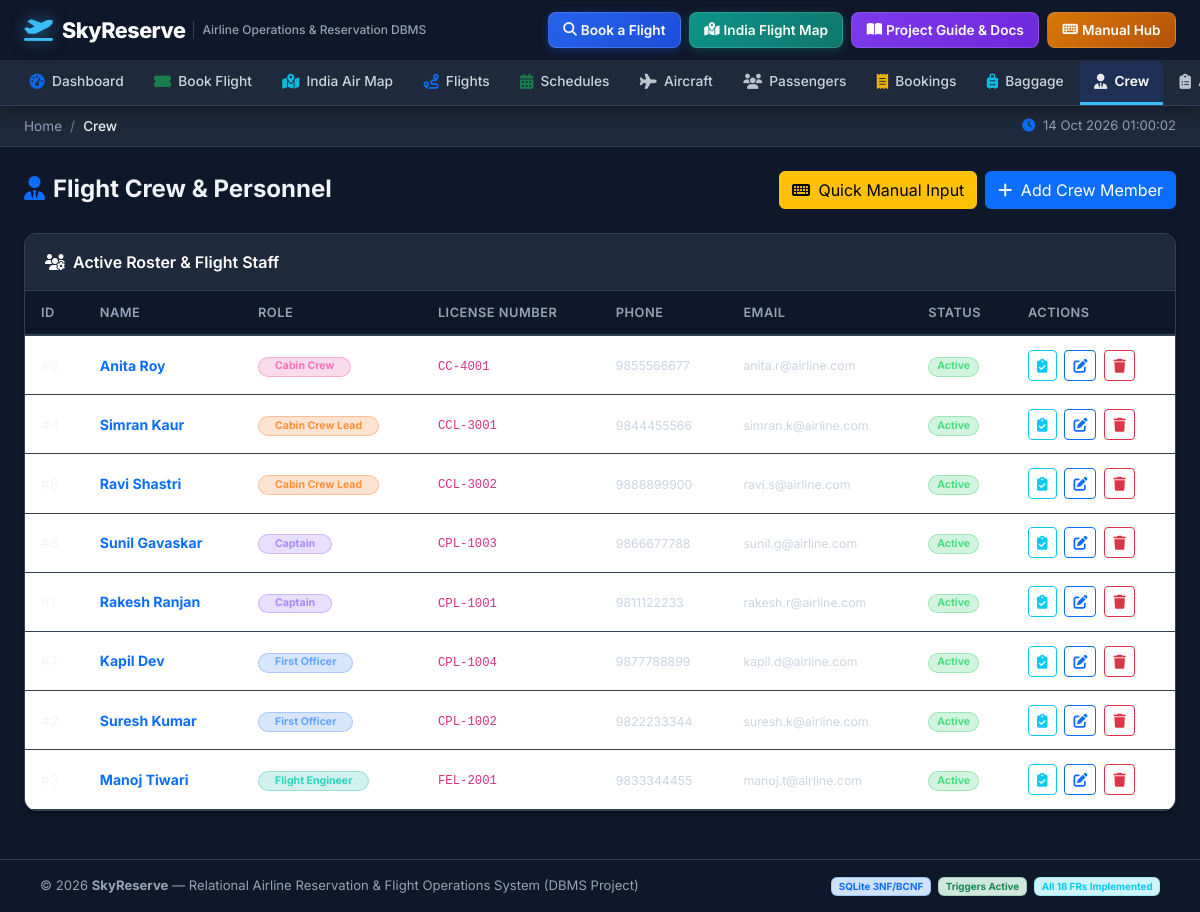
/crew, run on the app's committed database.
### tables this page shows
CREATE TABLE Crew (
    Crew_ID INTEGER PRIMARY KEY AUTOINCREMENT,
    First_Name TEXT NOT NULL,
    Last_Name TEXT NOT NULL,
    Role TEXT NOT NULL CHECK (Role IN ('Captain','First Officer','Flight Engineer','Cabin Crew Lead','Cabin Crew')),
    License_No TEXT UNIQUE,
    Phone TEXT,
    Email TEXT UNIQUE,
    Status TEXT DEFAULT 'Active' CHECK (Status IN ('Active','On Leave','Retired'))
);

### app.py (the view)
@app.route("/crew")
def crew_list():
    db = get_db()
    rows = db.execute("SELECT * FROM Crew ORDER BY Role, Last_Name").fetchall()
    db.close()
    return render_template("crew.html", crew=rows)

### app.py (called while the page is built)
@app.before_request
def ensure_db():
    global _db_initialized
    if not _db_initialized:
        db_path = os.path.join(os.path.dirname(__file__), "airline.db")
        if not os.path.exists(db_path):
            init_db()
        _db_initialized = True

### database.py (called while the page is built)
def get_db():
    conn = sqlite3.connect(DB_PATH)
    conn.row_factory = sqlite3.Row
    conn.execute("PRAGMA foreign_keys = ON")
    return conn

### templates/crew.html (shortened to what this page needs)
{% extends "base.html" %}
{% block breadcrumb %}<li class="breadcrumb-item active">Crew</li>{% endblock %}
{% block content %}
<div class="d-flex justify-content-between align-items-center mb-4 flex-wrap gap-2">
  <h4 class="fw-bold mb-0"><i class="fas fa-user-tie me-2 text-primary"></i>Flight Crew &amp; Personnel</h4>
  <div class="d-flex gap-2">
    <button type="button" class="btn btn-warning" data-bs-toggle="modal" data-bs-target="#quickCrewModal">
      <i class="fas fa-keyboard me-1"></i> Quick Manual Input
    </button>
    <a href="{{ url_for('crew_add') }}" class="btn btn-primary"><i class="fas fa-plus me-1"></i> Add Crew Member</a>
  </div>
</div>
<div class="table-card mb-4">
  <div class="card-header">
    <span class="fw-semibold"><i class="fas fa-users-cog me-2"></i>Active Roster &amp; Flight Staff</span>
  </div>
  <div class="table-responsive">
    <table class="table table-hover">
      <thead>
        <tr>
          <th>ID</th>
          <th>Name</th>
          <th>Role</th>
          <th>License Number</th>
          <th>Phone</th>
          <th>Email</th>
          <th>Status</th>
          <th>Actions</th>
        </tr>
      </thead>
      <tbody>
        {% for c in crew %}
        <tr>
          <td>#{{ c.Crew_ID }}</td>
          <td>
            <a href="{{ url_for('crew_detail', cid=c.Crew_ID) }}" class="fw-bold text-decoration-none">
              {{ c.First_Name }} {{ c.Last_Name }}
            </a>
          </td>
          <td>
            {% set rl = c.Role|lower|replace(' ', '-') %}
            <span class="badge badge-{{ rl }} rounded-pill px-3">{{ c.Role }}</span>
          </td>
          <td><code>{{ c.License_No or '—' }}</code></td>
          <td><small>{{ c.Phone or '—' }}</small></td>
          <td><small>{{ c.Email or '—' }}</small></td>
          <td>
            {% set st = c.Status|lower|replace(' ', '-') %}
            <span class="badge badge-{{ st }} rounded-pill px-2">{{ c.Status }}</span>
          </td>
          <td class="text-nowrap">
            <a href="{{ url_for('crew_detail', cid=c.Crew_ID) }}" class="btn btn-sm btn-outline-info me-1" title="View Assignments"><i class="fas fa-clipboard-check"></i></a>
            <a href="{{ url_for('crew_edit', cid=c.Crew_ID) }}" class="btn btn-sm btn-outline-primary me-1" title="Edit"><i class="fas fa-edit"></i></a>
            <form method="POST" action="{{ url_for('crew_delete', cid=c.Crew_ID) }}" class="d-inline" onsubmit="return confirmAction('Delete crew member {{ c.First_Name }} {{ c.Last_Name }}?')">
              <button class="btn btn-sm btn-outline-danger" title="Delete"><i class="fas fa-trash"></i></button>
            </form>
          </td>
        </tr>
        {% else %}
        <tr><td colspan="8" class="text-center text-muted py-4">No crew members registered</td></tr>
        {% endfor %}
      </tbody>
    </table>
  </div>
</div>
{% endblock %}

### templates/base.html (style rules this page uses)
:root { --primary-color: #2563eb; --primary-hover: #1d4ed8; --nav-bg: #0f172a; --nav-sub-bg: #1e293b; --nav-border: #334155; }
* { font-family: 'Inter', sans-serif; }
body { background: #0f172a; color: #f1f5f9; margin: 0; min-height: 100vh; display: flex; flex-direction: column; }
.sub-bar .breadcrumb-item.active { color: #cbd5e1; font-weight: 500; }
.sub-bar .breadcrumb-item + .breadcrumb-item::before { color: #64748b; }
.table-card { background: #1e293b; border: 1px solid #334155; border-radius: 12px; box-shadow: 0 4px 6px -1px rgba(0, 0, 0, 0.2); overflow: hidden; margin-bottom: 1.5rem; }
.table-card .card-header { background: #1e293b; border-bottom: 1px solid #334155; padding: 1rem 1.25rem; font-weight: 600; color: #f8fafc; }
.table { margin: 0; color: #e2e8f0; border-color: #334155; }
.table thead th { background: #0f172a; border-bottom: 2px solid #334155; font-size: 0.8rem; text-transform: uppercase; letter-spacing: 0.5px; color: #94a3b8; font-weight: 600; white-space: nowrap; padding: 0.75rem 1rem; }
.table tbody tr { transition: background 0.12s; border-bottom: 1px solid #334155; }
.table td { vertical-align: middle; font-size: 0.88rem; padding: 0.85rem 1rem; border-color: #334155; color: #f1f5f9; }
.badge-active { background: rgba(34, 197, 94, 0.2); color: #4ade80; border: 1px solid rgba(34, 197, 94, 0.3); }
.badge-captain { background: rgba(139, 92, 246, 0.2); color: #a78bfa; border: 1px solid rgba(139, 92, 246, 0.3); }
.badge-first-officer { background: rgba(59, 130, 246, 0.2); color: #60a5fa; border: 1px solid rgba(59, 130, 246, 0.3); }
.badge-cabin-crew { background: rgba(236, 72, 153, 0.2); color: #f472b6; border: 1px solid rgba(236, 72, 153, 0.3); }
.badge-flight-engineer { background: rgba(20, 184, 166, 0.2); color: #2dd4bf; border: 1px solid rgba(20, 184, 166, 0.3); }
.badge-cabin-crew-lead { background: rgba(249, 115, 22, 0.2); color: #fb923c; border: 1px solid rgba(249, 115, 22, 0.3); }
small, .small { color: #cbd5e1; }
.table-card .card-header { color: #ffffff !important; }
.table td { color: #f1f5f9 !important; }
.table thead th { color: #94a3b8 !important; }
.breadcrumb-item.active { color: #f1f5f9 !important; font-weight: 600; }

### data on the page
Crew: First_Name "Anita", Last_Name "Roy", Role "Cabin Crew", License_No "CC-4001", Phone "9855566677", Email "anita.r@airline.com", Status "Active"
Crew: First_Name "Simran", Last_Name "Kaur", Role "Cabin Crew Lead", License_No "CCL-3001", Phone "9844455566", Email "simran.k@airline.com", Status "Active"
Crew: First_Name "Ravi", Last_Name "Shastri", Role "Cabin Crew Lead", License_No "CCL-3002", Phone "9888899900", Email "ravi.s@airline.com", Status "Active"
Crew: First_Name "Sunil", Last_Name "Gavaskar", Role "Captain", License_No "CPL-1003", Phone "9866677788", Email "sunil.g@airline.com", Status "Active"
Crew: First_Name "Rakesh", Last_Name "Ranjan", Role "Captain", License_No "CPL-1001", Phone "9811122233", Email "rakesh.r@airline.com", Status "Active"
Crew: First_Name "Kapil", Last_Name "Dev", Role "First Officer", License_No "CPL-1004", Phone "9877788899", Email "kapil.d@airline.com", Status "Active"
Crew: First_Name "Suresh", Last_Name "Kumar", Role "First Officer", License_No "CPL-1002", Phone "9822233344", Email "suresh.k@airline.com", Status "Active"
Crew: First_Name "Manoj", Last_Name "Tiwari", Role "Flight Engineer", License_No "FEL-2001", Phone "9833344455", Email "manoj.t@airline.com", Status "Active"
